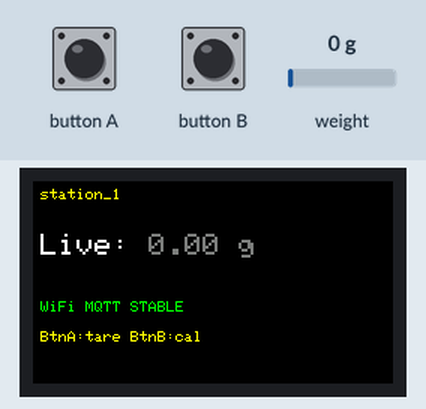
Simulated run of this sketch. Board: ESP32. Shown: 240×135 colour display. Inputs (shaded band) come from the test bench; at power-on: weight on the scale 0 g. WiFi joins after 1.5 s; servers stay silent unless stated; EEPROM starts erased; no MQTT or app messages arrive unless stated; what the sketch prints to the serial monitor is not drawn.

Above: at 13.3 s.
13.4 s: weight on the scale set to 100 g
At 14.8 s:
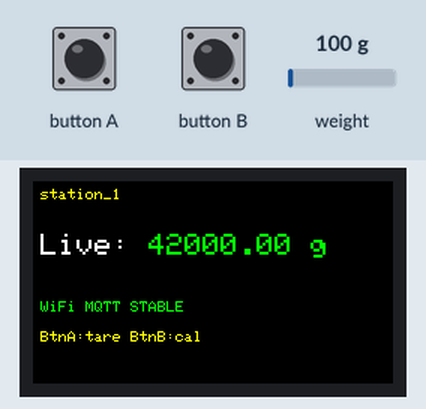
15.8 s: button A pressed for 0.15 s
At 16.8 s:
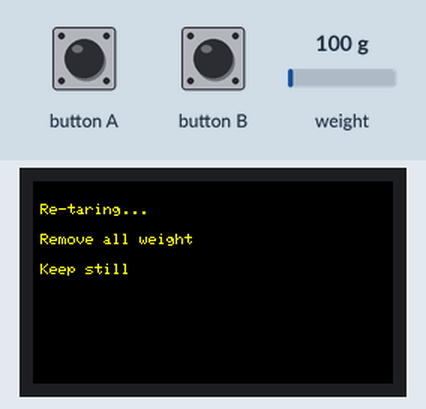
18.9 s: button B pressed for 0.15 s
At 20.1 s:
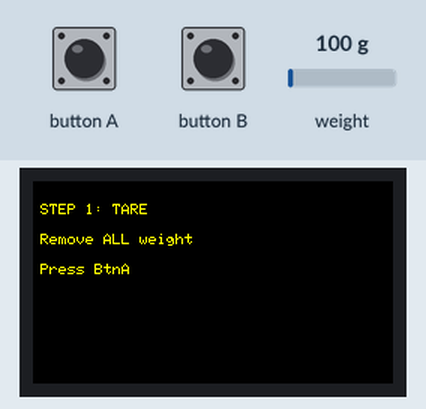
20.5 s: button A pressed for 1 s
At 21.0 s:
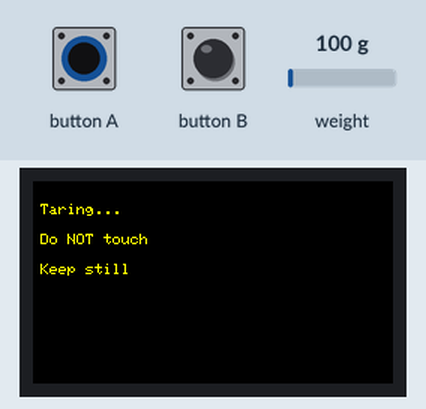
24.5 s: button A pressed for 0.15 s
At 25.1 s:
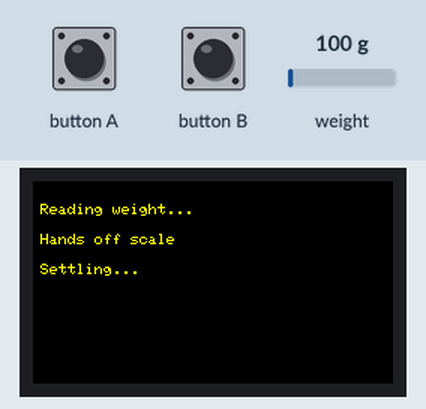
27.6 s: weight on the scale set to 1250 g
At 32.8 s:
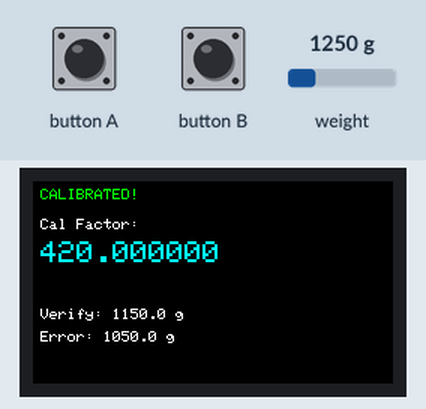
Timing chart, 0 to 33.6 s (numbered marks = the images above; inputs shaded):
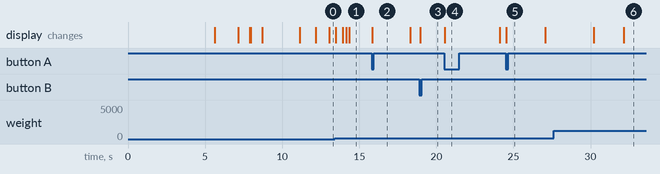

The sketch:

medication_scale_station.ino
```cpp
#include <M5StickCPlus.h>
#include <WiFi.h>
#include <PubSubClient.h>
#include <ArduinoJson.h>
#include <HX711_ADC.h>
#include <Preferences.h>

// =====================================================
// SMART MEDICATION SYSTEM - STATION 1
// COMBINED CALIBRATION + LIVE MQTT FIRMWARE
// WITH PERSISTENT CALIBRATION FACTOR
// =====================================================

// -------------------- WiFi --------------------
const char* WIFI_SSID = "Greggyy";
const char* WIFI_PASSWORD = "12345678";

// -------------------- MQTT --------------------
const char* MQTT_BROKER = "192.168.137.63";
const int MQTT_PORT = 1883;
const char* STATION_ID = "station_1";

// -------------------- HX711 --------------------
const int HX711_DT_PIN  = 32;
const int HX711_SCK_PIN = 33;

// -------------------- Calibration --------------------
// Default fallback if nothing is saved yet
float calibrationFactor = 1.0;
float knownWeight = 100.0;

// -------------------- Behaviour --------------------
const unsigned long MQTT_PUBLISH_STABLE_MS = 500;
const unsigned long MQTT_PUBLISH_CHANGING_MS = 2000;
const unsigned long DISPLAY_UPDATE_MS = 200;

const int FILTER_WINDOW_SIZE = 9;
const float FAST_SMOOTH_ALPHA = 0.30f;
const float SLOW_SMOOTH_ALPHA = 0.12f;
const float CHANGE_THRESHOLD_G = 1.0f;
const float STABILITY_RANGE_G = 0.20f;
const float ZERO_CLAMP_G = 0.20;

// -------------------- Preferences --------------------
Preferences preferences;
const char* PREF_NAMESPACE = "med_scale";
const char* PREF_KEY_CAL = "cal_factor";

// -------------------- MQTT Topics --------------------
char topic_weight[64];
char topic_command[64];
char topic_status[64];

// =====================================================
// GLOBAL OBJECTS
// =====================================================
HX711_ADC scale(HX711_DT_PIN, HX711_SCK_PIN);
WiFiClient wifiClient;
PubSubClient mqttClient(wifiClient);

// Live state
float currentWeight = 0.0f;
float filteredWeight = 0.0f;
bool filterInit = false;
bool isStable = false;

float sampleWindow[FILTER_WINDOW_SIZE];
int sampleIndex = 0;
int sampleCount = 0;

unsigned long lastPublish = 0;
unsigned long lastDisplayUpdate = 0;

// -------------------- Dosing State --------------------
bool dosingActive = false;
float bottleBaseline = 0.0f;
int requiredPills = 0;
float pillWeightG = 0.0f;
unsigned long dosingCorrectSince = 0;
bool dosingCompletePublished = false;
const unsigned long DOSING_CONFIRM_MS = 2000;
const float BOTTLE_MIN_WEIGHT_G = 5.0f;

// =====================================================
// DISPLAY / HELPER FUNCTIONS
// =====================================================
void showMsg(const char* line1,
             const char* line2 = "",
             const char* line3 = "",
             uint16_t color = TFT_WHITE) {
  M5.Lcd.fillScreen(BLACK);
  M5.Lcd.setTextSize(1);
  M5.Lcd.setTextColor(color);
  M5.Lcd.setCursor(5, 15);  M5.Lcd.println(line1);
  M5.Lcd.setCursor(5, 35);  M5.Lcd.println(line2);
  M5.Lcd.setCursor(5, 55);  M5.Lcd.println(line3);
}

void waitForButtonA() {
  while (true) {
    M5.update();
    mqttClient.loop();
    if (M5.BtnA.wasPressed()) break;
    delay(10);
  }
}

void pumpUpdates(unsigned long ms) {
  unsigned long t0 = millis();
  while (millis() - t0 < ms) {
    scale.update();
    mqttClient.loop();
    delay(5);
  }
}

float getStableReading(int samples = 30, int spacingMs = 20) {
  float sum = 0.0f;
  int count = 0;

  for (int i = 0; i < samples; i++) {
    if (scale.update()) {
      sum += scale.getData();
      count++;
    }
    mqttClient.loop();
    delay(spacingMs);
  }

  return (count > 0) ? (sum / count) : 0.0f;
}

void resetFilter(float value = 0.0f) {
  for (int i = 0; i < FILTER_WINDOW_SIZE; i++) {
    sampleWindow[i] = value;
  }
  sampleIndex = 0;
  sampleCount = 0;
  filteredWeight = value;
  filterInit = false;
  currentWeight = (fabs(value) < ZERO_CLAMP_G) ? 0.0f : value;
  isStable = false;
}

void pushSample(float value) {
  sampleWindow[sampleIndex] = value;
  sampleIndex = (sampleIndex + 1) % FILTER_WINDOW_SIZE;
  if (sampleCount < FILTER_WINDOW_SIZE) sampleCount++;
}

float getWindowMedian() {
  if (sampleCount == 0) return 0.0f;

  float sorted[FILTER_WINDOW_SIZE];
  for (int i = 0; i < sampleCount; i++) {
    sorted[i] = sampleWindow[i];
  }

  for (int i = 1; i < sampleCount; i++) {
    float key = sorted[i];
    int j = i - 1;
    while (j >= 0 && sorted[j] > key) {
      sorted[j + 1] = sorted[j];
      j--;
    }
    sorted[j + 1] = key;
  }

  if ((sampleCount % 2) == 0) {
    return (sorted[sampleCount / 2 - 1] + sorted[sampleCount / 2]) * 0.5f;
  }

  return sorted[sampleCount / 2];
}

bool getStableWindowWeight(float* stableWeight) {
  if (sampleCount < FILTER_WINDOW_SIZE) return false;

  float minValue = sampleWindow[0];
  float maxValue = sampleWindow[0];
  for (int i = 1; i < FILTER_WINDOW_SIZE; i++) {
    if (sampleWindow[i] < minValue) minValue = sampleWindow[i];
    if (sampleWindow[i] > maxValue) maxValue = sampleWindow[i];
  }

  if ((maxValue - minValue) > STABILITY_RANGE_G) return false;

  *stableWeight = getWindowMedian();
  return true;
}

// =====================================================
// PERSISTENCE FUNCTIONS
// =====================================================
void loadCalibrationFactor() {
  preferences.begin(PREF_NAMESPACE, true);  // read-only
  float saved = preferences.getFloat(PREF_KEY_CAL, 1.0f);
  preferences.end();

  calibrationFactor = saved;

  Serial.print("Loaded calibration factor: ");
  Serial.println(calibrationFactor, 6);
}

void saveCalibrationFactor(float value) {
  preferences.begin(PREF_NAMESPACE, false);
  preferences.putFloat(PREF_KEY_CAL, value);
  preferences.end();

  Serial.print("Saved calibration factor: ");
  Serial.println(value, 6);
}

void clearSavedCalibrationFactor() {
  preferences.begin(PREF_NAMESPACE, false);
  preferences.remove(PREF_KEY_CAL);
  preferences.end();

  calibrationFactor = 1.0f;
  Serial.println("Saved calibration factor cleared");
}

// =====================================================
// WIFI / MQTT
// =====================================================
void publishStatus(const char* status) {
  StaticJsonDocument<128> doc;
  doc["station_id"] = STATION_ID;
  doc["status"] = status;
  doc["timestamp"] = millis();

  char buffer[128];
  serializeJson(doc, buffer);
  mqttClient.publish(topic_status, buffer);

  Serial.print("Status published: ");
  Serial.println(status);
}

void connectWiFi() {
  Serial.println("Connecting to WiFi...");
  showMsg("WiFi...", WIFI_SSID, "", TFT_YELLOW);

  WiFi.mode(WIFI_STA);
  WiFi.begin(WIFI_SSID, WIFI_PASSWORD);

  int attempts = 0;
  while (WiFi.status() != WL_CONNECTED && attempts < 30) {
    delay(500);
    Serial.print(".");
    attempts++;
  }

  if (WiFi.status() == WL_CONNECTED) {
    Serial.println("\nWiFi connected");
    Serial.print("IP: ");
    Serial.println(WiFi.localIP());
    showMsg("WiFi OK", WiFi.localIP().toString().c_str(), "", TFT_GREEN);
  } else {
    Serial.println("\nWiFi failed");
    showMsg("WiFi FAIL", "Check SSID/PW", "", TFT_RED);
  }

  delay(700);
}

void connectMQTT() {
  if (mqttClient.connected()) return;

  Serial.println("Connecting to MQTT...");
  showMsg("MQTT...", "", "", TFT_YELLOW);

  String clientId = String("m5stick_") + STATION_ID;

  if (mqttClient.connect(clientId.c_str())) {
    Serial.println("MQTT connected");
    mqttClient.subscribe(topic_command);
    Serial.print("Subscribed to: ");
    Serial.println(topic_command);
    publishStatus("online");
    showMsg("MQTT OK", "", "", TFT_GREEN);
  } else {
    Serial.print("MQTT failed, rc=");
    Serial.println(mqttClient.state());
    showMsg("MQTT FAIL", String(mqttClient.state()).c_str(), "", TFT_RED);
  }

  delay(700);
}

void publishWeightData() {
  StaticJsonDocument<256> doc;
  doc["station_id"] = STATION_ID;
  doc["weight_g"] = round(currentWeight * 100.0f) / 100.0f;
  doc["stable"] = isStable;
  doc["timestamp"] = millis();
  doc["rssi"] = WiFi.RSSI();

  char buffer[256];
  serializeJson(doc, buffer);
  mqttClient.publish(topic_weight, buffer);
}

void runCalibrationWorkflow();

void mqttCallback(char* topic, byte* payload, unsigned int length) {
  Serial.print("MQTT topic: ");
  Serial.println(topic);

  StaticJsonDocument<256> doc;
  DeserializationError err = deserializeJson(doc, payload, length);

  if (err) {
    Serial.println("MQTT JSON parse failed");
    return;
  }

  const char* command = doc["command"];
  if (!command) return;

  Serial.print("Command received: ");
  Serial.println(command);

  if (strcmp(command, "tare") == 0) {
    showMsg("Re-taring...", "Remove all weight", "Keep still", TFT_YELLOW);
    pumpUpdates(800);
    scale.tare();
    pumpUpdates(1200);

    currentWeight = 0.0f;
    resetFilter(0.0f);

    publishStatus("tare_complete");
    showMsg("Tare complete", "", "", TFT_GREEN);
    delay(800);
  }
  else if (strcmp(command, "calibrate") == 0) {
    float mqttKnownWeight = doc["params"]["known_weight_g"] | 0.0f;
    if (mqttKnownWeight > 0) {
      knownWeight = mqttKnownWeight;
    }
    runCalibrationWorkflow();
  }
  else if (strcmp(command, "clear_calibration") == 0) {
    clearSavedCalibrationFactor();
    scale.setCalFactor(calibrationFactor);
    publishStatus("calibration_cleared");
    showMsg("Calibration", "cleared", "", TFT_YELLOW);
    delay(1000);
  }
  else if (strcmp(command, "start_dosing") == 0) {
    requiredPills = doc["params"]["dosage_pills"] | 1;
    float pillWeightMg = doc["params"]["pill_weight_mg"] | 290.0f;
    pillWeightG = pillWeightMg / 1000.0f;
    bottleBaseline = currentWeight;
    dosingActive = true;
    dosingCompletePublished = false;
    dosingCorrectSince = 0;
    Serial.print("Dosing started. Baseline: ");
    Serial.print(bottleBaseline);
    Serial.print("g, Need: ");
    Serial.print(requiredPills);
    Serial.print(" pills @ ");
    Serial.print(pillWeightG, 3);
    Serial.println("g each");
    publishStatus("dosing_started");
  }
  else if (strcmp(command, "stop_dosing") == 0) {
    dosingActive = false;
    dosingCompletePublished = false;
    publishStatus("dosing_stopped");
  }
}

// =====================================================
// CALIBRATION WORKFLOW
// =====================================================
void runCalibrationWorkflow() {
  Serial.println("Starting calibration workflow...");
  publishStatus("calibration_started");

  // STEP 1: TARE
  showMsg("STEP 1: TARE",
          "Remove ALL weight",
          "Press BtnA",
          TFT_YELLOW);
  waitForButtonA();

  showMsg("Taring...",
          "Do NOT touch",
          "Keep still",
          TFT_YELLOW);

  pumpUpdates(1000);
  scale.tare();
  pumpUpdates(1500);

  float tareCheck = getStableReading(25, 25);

  Serial.print("Tare check: ");
  Serial.println(tareCheck, 3);

  // STEP 2: PLACE KNOWN WEIGHT
  char line2[40];
  snprintf(line2, sizeof(line2), "Place %.0fg on centre", knownWeight);

  showMsg("STEP 2: CALIBRATE",
          line2,
          "Press BtnA",
          TFT_YELLOW);
  waitForButtonA();

  showMsg("Reading weight...",
          "Hands off scale",
          "Settling...",
          TFT_YELLOW);

  pumpUpdates(2500);

  // STEP 3: COMPUTE CAL FACTOR
  showMsg("Calculating...",
          "Please wait",
          "",
          TFT_YELLOW);

  scale.refreshDataSet();
  pumpUpdates(1500);

  float newCal = scale.getNewCalibration(knownWeight);
  scale.setCalFactor(newCal);
  calibrationFactor = newCal;
  saveCalibrationFactor(newCal);

  // STEP 4: VERIFY
  showMsg("Verifying...",
          "Keep weight on",
          "",
          TFT_YELLOW);

  pumpUpdates(1200);
  float verifyReading = getStableReading(35, 20);
  float err = verifyReading - knownWeight;

  Serial.print("Calibration Factor: ");
  Serial.println(newCal, 6);
  Serial.print("Verify reading: ");
  Serial.println(verifyReading, 3);
  Serial.print("Error (g): ");
  Serial.println(err, 3);

  M5.Lcd.fillScreen(BLACK);
  M5.Lcd.setTextSize(1);
  M5.Lcd.setCursor(5, 5);
  M5.Lcd.setTextColor(TFT_GREEN);
  M5.Lcd.println("CALIBRATED!");

  M5.Lcd.setTextColor(TFT_WHITE);
  M5.Lcd.setCursor(5, 25);
  M5.Lcd.println("Cal Factor:");

  M5.Lcd.setTextSize(2);
  M5.Lcd.setTextColor(TFT_CYAN);
  M5.Lcd.setCursor(5, 40);
  M5.Lcd.println(newCal, 6);

  M5.Lcd.setTextSize(1);
  M5.Lcd.setTextColor(TFT_WHITE);
  M5.Lcd.setCursor(5, 85);
  M5.Lcd.print("Verify: ");
  M5.Lcd.print(verifyReading, 1);
  M5.Lcd.print(" g");

  M5.Lcd.setCursor(5, 100);
  M5.Lcd.print("Error: ");
  M5.Lcd.print(err, 1);
  M5.Lcd.println(" g");

  publishStatus("calibration_complete");

  delay(2500);

  currentWeight = 0.0f;
  resetFilter(0.0f);

  M5.Lcd.fillScreen(BLACK);
}

// =====================================================
// LIVE DISPLAY
// =====================================================
void updateLiveDisplay() {
  M5.Lcd.fillScreen(BLACK);

  M5.Lcd.setTextSize(1);
  M5.Lcd.setTextColor(TFT_YELLOW);
  M5.Lcd.setCursor(5, 5);
  M5.Lcd.println(STATION_ID);

  M5.Lcd.setTextSize(2);
  M5.Lcd.setCursor(5, 35);
  M5.Lcd.setTextColor(TFT_WHITE);
  M5.Lcd.print("Live: ");

  uint16_t col = isStable ? TFT_GREEN : TFT_ORANGE;
  if (fabs(currentWeight) < 1.0f) col = TFT_DARKGREY;

  M5.Lcd.setTextColor(col);
  M5.Lcd.print(currentWeight, 2);
  M5.Lcd.println(" g");

  M5.Lcd.setTextSize(1);
  M5.Lcd.setCursor(5, 80);

  M5.Lcd.setTextColor(WiFi.status() == WL_CONNECTED ? TFT_GREEN : TFT_RED);
  M5.Lcd.print("WiFi ");

  M5.Lcd.setTextColor(mqttClient.connected() ? TFT_GREEN : TFT_RED);
  M5.Lcd.print("MQTT ");

  M5.Lcd.setTextColor(isStable ? TFT_GREEN : TFT_ORANGE);
  M5.Lcd.println(isStable ? "STABLE" : "CHANGING");

  M5.Lcd.setTextColor(TFT_YELLOW);
  M5.Lcd.setCursor(5, 100);
  M5.Lcd.println("BtnA:tare BtnB:cal");
}

// =====================================================
// DOSING DISPLAY
// =====================================================
void updateDosingDisplay() {
  M5.Lcd.fillScreen(BLACK);

  M5.Lcd.setTextSize(1);
  M5.Lcd.setTextColor(TFT_CYAN);
  M5.Lcd.setCursor(5, 5);
  M5.Lcd.println(STATION_ID);

  // Bottle removed — weight dropped far below any reasonable pill-removal delta
  if (currentWeight < BOTTLE_MIN_WEIGHT_G) {
    M5.Lcd.setTextSize(2);
    M5.Lcd.setTextColor(TFT_RED);
    M5.Lcd.setCursor(5, 35);
    M5.Lcd.println("Put bottle");
    M5.Lcd.setCursor(5, 60);
    M5.Lcd.println("back!");
    return;
  }

  float weightDelta = bottleBaseline - currentWeight;
  int pillsRemoved = (int)round(weightDelta / pillWeightG);
  if (pillsRemoved < 0) pillsRemoved = 0;
  int pillsDiff = pillsRemoved - requiredPills;

  char infoLine[32];
  snprintf(infoLine, sizeof(infoLine), "Removed:%d  Need:%d", pillsRemoved, requiredPills);
  M5.Lcd.setTextColor(TFT_WHITE);
  M5.Lcd.setCursor(5, 18);
  M5.Lcd.println(infoLine);

  M5.Lcd.setTextSize(2);
  M5.Lcd.setCursor(5, 38);

  if (pillsDiff < 0) {
    char msg[32];
    snprintf(msg, sizeof(msg), "Take %d more", -pillsDiff);
    M5.Lcd.setTextColor(TFT_YELLOW);
    M5.Lcd.println(msg);
  } else if (pillsDiff > 0) {
    char msg[32];
    snprintf(msg, sizeof(msg), "Put back %d", pillsDiff);
    M5.Lcd.setTextColor(TFT_RED);
    M5.Lcd.println(msg);
  } else {
    M5.Lcd.setTextColor(TFT_GREEN);
    M5.Lcd.println("Correct!");
    M5.Lcd.setCursor(5, 63);
    M5.Lcd.setTextSize(1);
    M5.Lcd.setTextColor(TFT_WHITE);
    M5.Lcd.println("Hold still...");
  }
}

// =====================================================
// SETUP
// =====================================================
void setup() {
  M5.begin();
  M5.Lcd.setRotation(1);
  Serial.begin(115200);

  sprintf(topic_weight, "medication/weight/%s", STATION_ID);
  sprintf(topic_command, "medication/command/%s", STATION_ID);
  sprintf(topic_status, "medication/status/%s", STATION_ID);

  showMsg("Starting HX711...", "Please wait", "", TFT_YELLOW);

  loadCalibrationFactor();

  scale.begin();
  scale.start(5000, true);

  if (scale.getTareTimeoutFlag() || scale.getSignalTimeoutFlag()) {
    showMsg("ERROR: HX711",
            "Not detected/ready",
            "Check VCC/GND/DT/SCK",
            TFT_RED);
    while (1) delay(1000);
  }

  scale.setCalFactor(calibrationFactor);

  resetFilter(0.0f);

  connectWiFi();

  mqttClient.setServer(MQTT_BROKER, MQTT_PORT);
  mqttClient.setCallback(mqttCallback);
  mqttClient.setKeepAlive(60);
  mqttClient.setSocketTimeout(30);

  connectMQTT();

  // Auto-tare at startup
  showMsg("Startup tare", "Remove all weight", "Keep still", TFT_YELLOW);
  pumpUpdates(800);
  scale.tare();
  pumpUpdates(1200);

  showMsg("Ready", "BtnA=tare", "BtnB=calibrate", TFT_GREEN);
  delay(1000);
}

// =====================================================
// LOOP
// =====================================================
void loop() {
  M5.update();

  if (WiFi.status() != WL_CONNECTED) {
    connectWiFi();
  }

  if (!mqttClient.connected()) {
    connectMQTT();
  }

  mqttClient.loop();

  if (scale.update()) {
    float raw = scale.getData();
    pushSample(raw);

    float median = getWindowMedian();
    if (!filterInit) {
      filteredWeight = median;
      filterInit = true;
    }

    float delta = fabs(median - filteredWeight);
    float alpha = (delta > CHANGE_THRESHOLD_G) ? FAST_SMOOTH_ALPHA : SLOW_SMOOTH_ALPHA;
    filteredWeight += (median - filteredWeight) * alpha;

    float stableWeight = 0.0f;
    if (getStableWindowWeight(&stableWeight)) {
      currentWeight = stableWeight;
      isStable = true;
    } else {
      currentWeight = filteredWeight;
      isStable = false;
    }

    if (fabs(currentWeight) < ZERO_CLAMP_G) {
      currentWeight = 0.0f;
    }
  }

  // Dosing completion check
  if (dosingActive && isStable && !dosingCompletePublished && mqttClient.connected()) {
    // If bottle is off the scale, reset the confirmation timer and skip
    if (currentWeight < BOTTLE_MIN_WEIGHT_G) {
      dosingCorrectSince = 0;
    } else {
      float weightDelta = bottleBaseline - currentWeight;
      int pillsRemoved = (int)round(weightDelta / pillWeightG);
      if (pillsRemoved < 0) pillsRemoved = 0;

      if (pillsRemoved == requiredPills) {
        if (dosingCorrectSince == 0) {
          dosingCorrectSince = millis();
        } else if (millis() - dosingCorrectSince >= DOSING_CONFIRM_MS) {
          // Confirmed — publish detailed dosing_complete status
          StaticJsonDocument<256> statusDoc;
          statusDoc["station_id"] = STATION_ID;
          statusDoc["status"] = "dosing_complete";
          statusDoc["pills_removed"] = pillsRemoved;
          statusDoc["weight_delta_g"] = round(weightDelta * 100.0f) / 100.0f;
          statusDoc["baseline_g"] = round(bottleBaseline * 100.0f) / 100.0f;
          statusDoc["timestamp"] = millis();
          char statusBuf[256];
          serializeJson(statusDoc, statusBuf);
          mqttClient.publish(topic_status, statusBuf);
          Serial.println("Dosing complete published");
          dosingCompletePublished = true;
          dosingActive = false;
        }
      } else {
        dosingCorrectSince = 0;
      }
    }
  }

  if (M5.BtnA.wasPressed()) {
    showMsg("Re-taring...", "Remove all weight", "Keep still", TFT_YELLOW);
    pumpUpdates(800);
    scale.tare();
    pumpUpdates(1200);

    currentWeight = 0.0f;
    resetFilter(0.0f);

    publishStatus("tare_complete");
  }

  if (M5.BtnB.wasPressed()) {
    runCalibrationWorkflow();
  }

  unsigned long now = millis();

  unsigned long publishInterval = isStable ? MQTT_PUBLISH_STABLE_MS : MQTT_PUBLISH_CHANGING_MS;
  if (now - lastPublish >= publishInterval) {
    lastPublish = now;
    if (mqttClient.connected()) {
      publishWeightData();
    }
  }

  if (now - lastDisplayUpdate >= DISPLAY_UPDATE_MS) {
    lastDisplayUpdate = now;
    if (dosingActive) {
      updateDosingDisplay();
    } else {
      updateLiveDisplay();
    }
  }

  delay(20);
}
```

Measured:
- after the input at 13.4 s, the display: first changes after 0.09 s (image 1 shows a later state)
- after the input at 15.8 s, the display: changes after 0.05 s (image 2)
- after the input at 18.9 s, the display: changes after 0.05 s (image 3)
- after the input at 20.5 s, the display: changes at once (image 4)
- after the input at 24.5 s, the display: changes at once (image 5)
